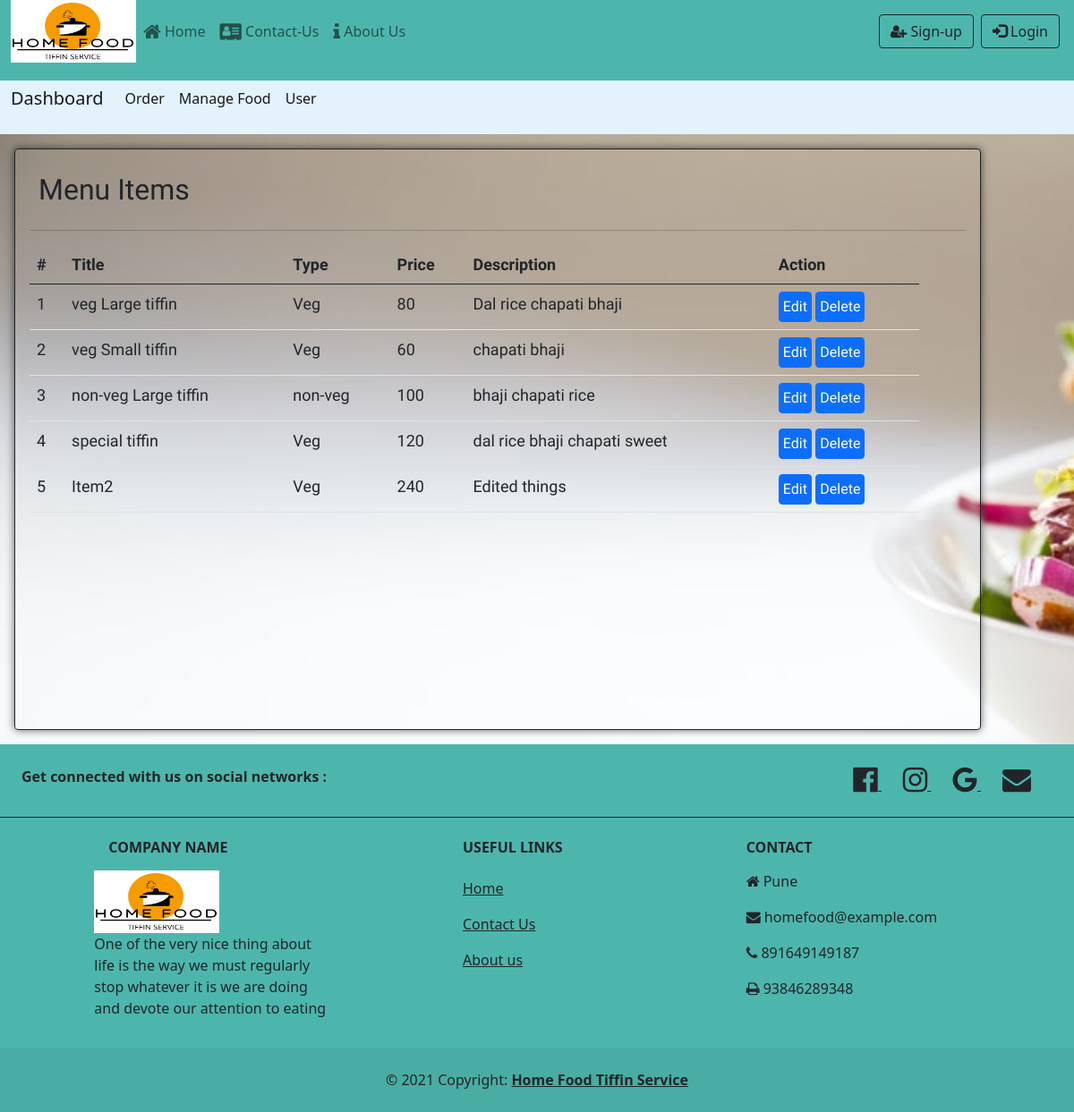
The app's page /additem/ with its own data.
### Manage/models.py (models this page shows, shortened)
class Menu(models.Model):
    mid = models.AutoField(primary_key=True)
    mtitle = models.CharField(max_length=50)
    mtype = models.CharField(max_length=50)
    mprice = models.IntegerField(default=0)
    mdesc = models.TextField()
    timeStamp = models.DateTimeField(auto_now_add=True, blank=True)

### Manage/views.py (the view)
# urls.py: path('additem/', views.handleadditem, name='handleadditem'),
def handleadditem(request):
    menu = Menu.objects.all()
    return render(request, 'additem.html',{'menu': menu})

### templates/additem.html (shortened to what this page needs)
{% extends 'base.html' %}
{% load static %}
{% block body %}
{% include 'dashnav.html' %}
<div class="item mx-3 border border-dark rounded p-3 m-3">
  <h2>Menu Items</h2>
  <hr>
  <table class="table">
    <thead>
      <tr>
        <th scope="col">#</th>
        <th scope="col">Title</th>
        <th scope="col">Type</th>
        <th scope="col">Price</th>
        <th scope="col">Description</th>
        <th scope="col">Action</th>
      </tr>
    </thead>
    <tbody>
      {% for menu in menu %}
      <tr>
        <td>{{menu.mid}}</td>
        <td>{{menu.mtitle}}</td>
        <td>{{menu.mtype}}</td>
        <td>{{menu.mprice}}</td>
        <td>{{menu.mdesc}}</td>
        <td><a href="/additem/{{menu.mid}}/modify/" class="btn btn-primary p-1">Edit</a>
        <a href="/additem/{{menu.mid}}/delete/" class="btn btn-primary p-1">Delete</a>
        </td>
      </tr>
      {% endfor %}
    </tbody>
  </table>
</div>
{% endblock body %}

### Manage/static/Manage/styles.css (style rules this page uses)
body { margin: 0; padding: 0; background-color: #E0F2F1; }
* { margin: 0; padding: 0; }
body { margin: 0; padding: 0; background-image: url("\lunch.jpg"); background-repeat: no-repeat; background-size: cover; background-color: #E0F2F1; }
.item { box-shadow: 0 0 10px rgba(0,0,0,0.6); font-family: 'Yusei Magic', sans-serif; font-size: large; height: 650px; width: 90%; margin-left: 5%; margin-right: 5%; margin-top: 5%; margin-bottom: 5%; }
.item h2 { padding: 10px; }
.table { width: 95%; margin-right: 3opx; }
.rounded { border-radius: 1rem }

### records on screen
Menu: mid "1", mtitle "veg Large tiffin", mtype "Veg", mprice "80", mdesc "Dal rice chapati bhaji"
Menu: mid "2", mtitle "veg Small tiffin", mtype "Veg", mprice "60", mdesc "chapati bhaji"
Menu: mid "3", mtitle "non-veg Large tiffin", mtype "non-veg", mprice "100", mdesc "bhaji chapati rice"
Menu: mid "4", mtitle "special tiffin", mtype "Veg", mprice "120", mdesc "dal rice bhaji chapati sweet"
Menu: mid "5", mtitle "Item2", mtype "Veg", mprice "240", mdesc "Edited things"
